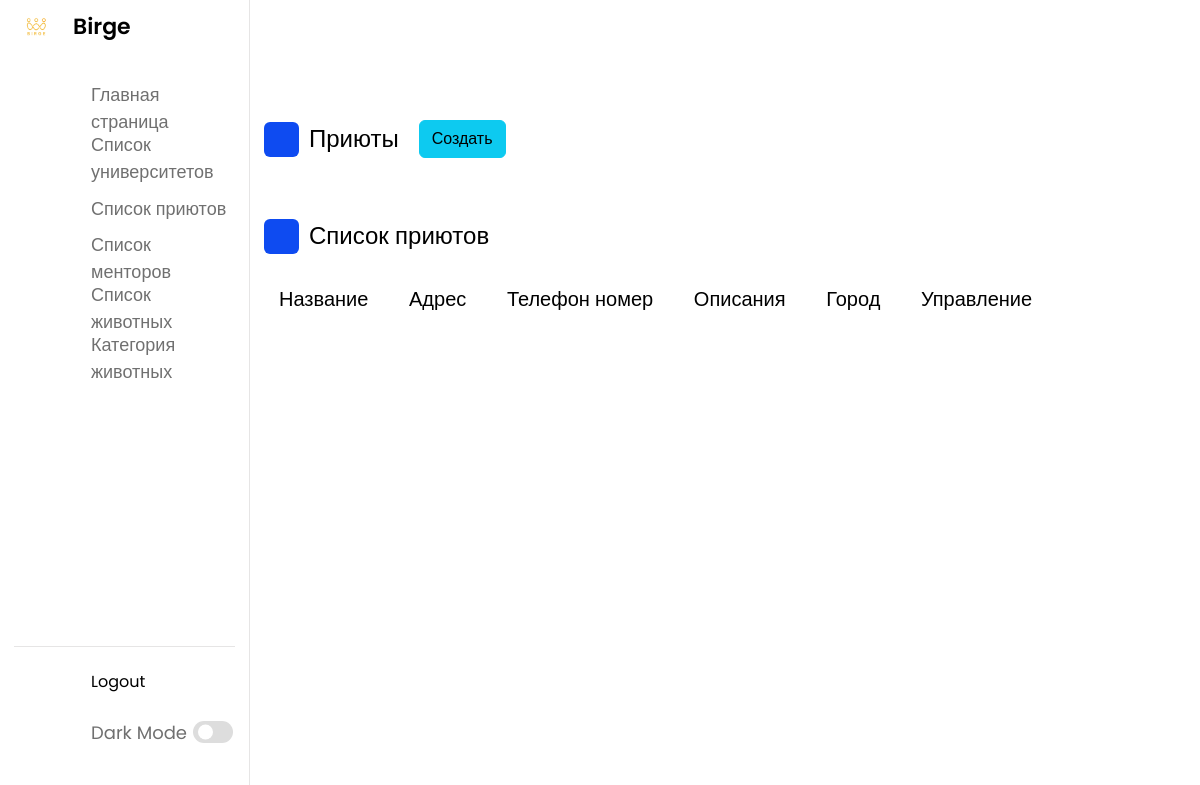
The app's page /customAdmin/shelter/, older data.
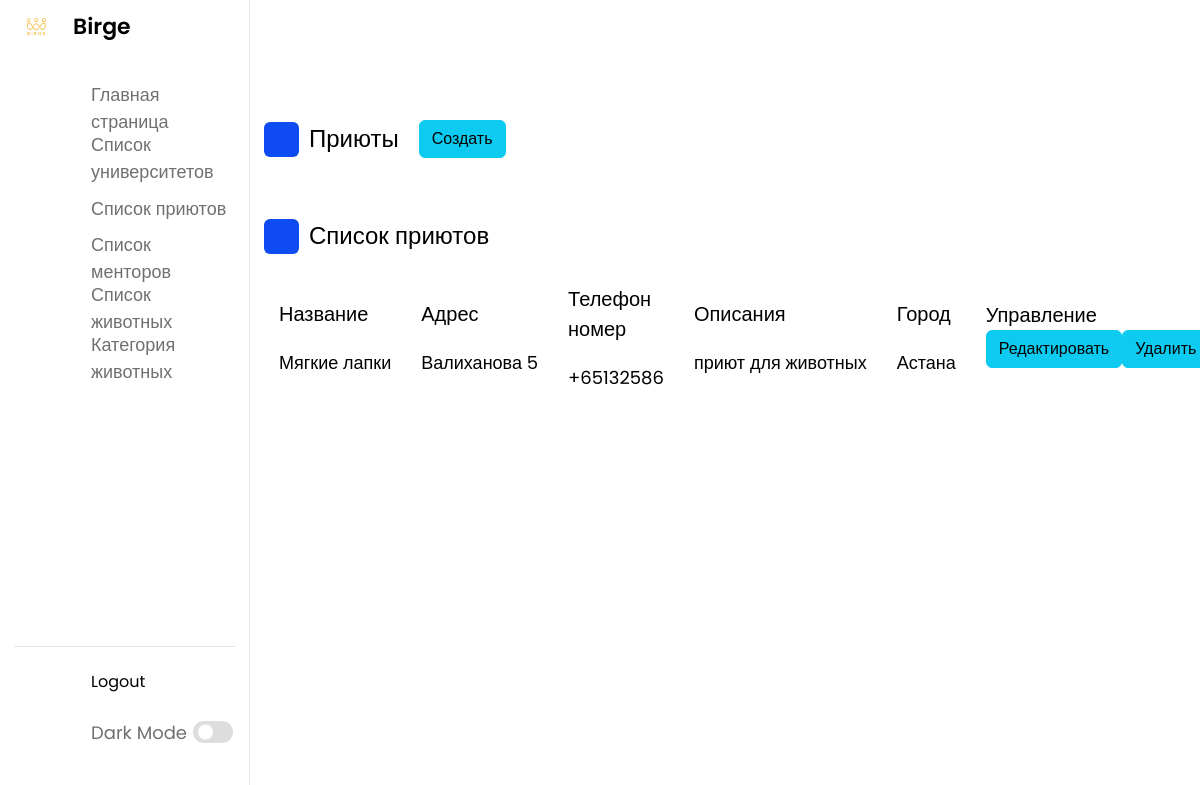
The same page, newer data.
### app/models.py (models this page shows, shortened)
class Shelter(models.Model):
    image=models.ImageField(upload_to='media/shelters', blank=True, null=True)
    name = models.CharField(max_length=100)
    address = models.CharField(max_length=100)
    city = models.CharField(max_length=100)
    phoneNumber = models.CharField(max_length=20)
    description = models.TextField()
    created_at = models.DateTimeField(auto_now_add=True)
    updated_at = models.DateTimeField(auto_now=True)
    class Meta:
        verbose_name = "Shelter"
        verbose_name_plural = "Shelters"
        ordering = ['-created_at']

### app/views.py (the view)
# urls.py: path('customAdmin/shelter/', ShelterListViewAdmin.as_view(), name='admin_shelter_list'),
class ShelterListViewAdmin(ListView):
    model = Shelter
    template_name = "customAdmin/shelter.html"
    context_object_name = "shelters"

### templates/customAdmin/shelter.html
{% extends 'customAdmin/home.html' %}
{% block content %}
<div class="dash-content">
    <div class="overview">
        <div class="title">
            <i class="uil uil-tachometer-fast-alt"></i>
            <span class="text">Приюты</span>
            <a style="margin-left: 20px;" href="{% url 'admin_create_shelter' %}" class="btn btn-info">Создать</a>
        </div>
        <div class="activity">
            <div class="title">
                <i class="uil uil-clock-three"></i>
                <span class="text">Список приютов</span>
            </div>
            <div class="activity-data">
                <div class="data names">
                    <span class="data-title">Название</span>
                    {% for shelter in shelters %}
                    <span class="data-list">{{shelter.name}}</span>
                    {% endfor %}
                </div>
                <div class="data email">
                    <span class="data-title">Адрес</span>
                    {% for shelter in shelters %}
                    <span class="data-list">{{shelter.address}}</span>
                    {% endfor %}
                </div>
                <div class="data joined">
                    <span class="data-title">Телефон номер</span>
                    {% for shelter in shelters %}
                    <span class="data-list">{{shelter.phoneNumber}}</span>
                    {% endfor %}
                </div>
                <div class="data joined">
                    <span class="data-title">Описания</span>
                    {% for shelter in shelters %}
                    <span class="data-list">{{shelter.description}}</span>
                    {% endfor %}
                </div>
                <div class="data joined">
                    <span class="data-title">Город</span>
                    {% for shelter in shelters %}
                    <span class="data-list">{{shelter.city}}</span>
                    {% endfor %}
                </div>
                <div style="width: 250px;" class="data status">
                    <span class="data-title">Управление</span>
                    <div  class="d-flex justify-content-around">
                        {% for shelter in shelters %}
                        <a href="{% url 'admin_update_shelter' shelter.id %}" class="btn btn-info mb-2">Редактировать</a>
                        <a href="{% url 'admin_delete_shelter' shelter.id %}" class="btn btn-info  mb-2">Удалить</a>
                        {% endfor %}
                    </div>
            </div>
        </div>
    </div>
</div>
</div>
{% endblock %}

Row changes from the older to the newer data that the page shows:
added Shelter: name "Мягкие лапки", address "Валиханова 5", phoneNumber "+65132586", description "приют для животных", city "Астана"
